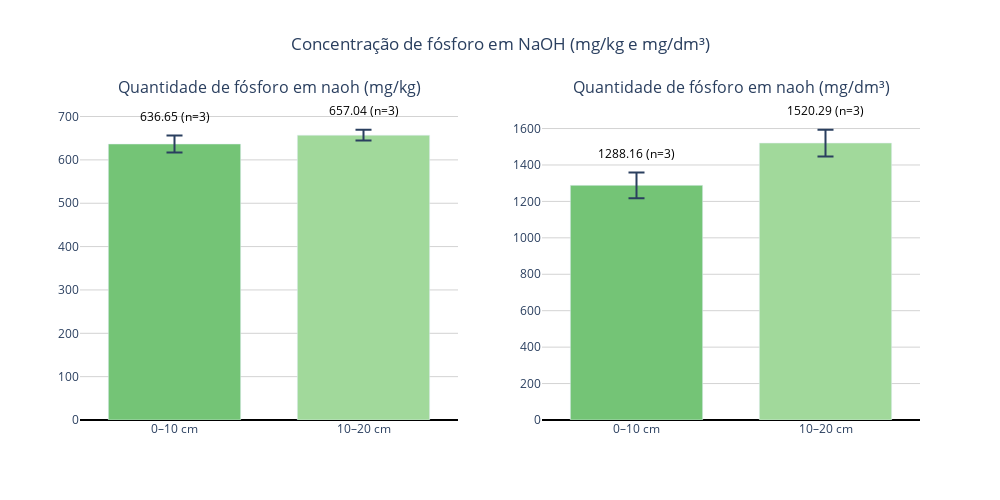

The code cell stored with this chart in its notebook:
### Code cell
import numpy as np
import plotly.graph_objects as go
from plotly.subplots import make_subplots

# Função para limpar valores negativos (não mensuráveis)
def limpar(valores):
    arr = np.array(valores, dtype=float)
    arr[arr <= 0] = 0
    return arr

# --- Dados mg/kg ---
pi_0_10_mgkg = limpar([R1_0_10_naoh, R2_0_10_naoh, P2_0_10_naoh])
pi_10_20_mgkg = limpar([R1_10_20_naoh, R2_10_20_naoh, P2_10_20_naoh])

# --- Dados mg/dm³ ---
pi_0_10_mgdm3 = limpar([p_R1010, p_R2010, p_P2010])

pi_10_20_mgdm3 = limpar([p_R11020, p_R21020, p_P21020])

# --- Estatísticas ---
def calcular_estatisticas(dados):
    mean = np.nanmean(dados)
    std = np.nanstd(dados, ddof=1)
    n = np.sum(~np.isnan(dados))
    sem = std / np.sqrt(n) if n > 0 else np.nan
    return mean, sem, n

means_mgkg, sems_mgkg, ns_mgkg = zip(*[calcular_estatisticas(pi_0_10_mgkg),
                                       calcular_estatisticas(pi_10_20_mgkg)])
means_mgdm3, sems_mgdm3, ns_mgdm3 = zip(*[calcular_estatisticas(pi_0_10_mgdm3),
                                          calcular_estatisticas(pi_10_20_mgdm3)])

# Labels e cores
labels = ['0–10 cm', '10–20 cm']
colors = ['#74c476', '#a1d99b']

# --- Criar subplots lado a lado ---
fig = make_subplots(rows=1, cols=2, subplot_titles=[
    'Quantidade de fósforo em naoh (mg/kg)',
    'Quantidade de fósforo em naoh (mg/dm³)'
])

# --- Função auxiliar para adicionar texto acima da barra + erro ---
def criar_textos(means, sems, ns):
    textos = []
    y_pos = []
    max_val = max([m + s for m, s in zip(means, sems) if not np.isnan(m)])
    for m, s, n in zip(means, sems, ns):
        if np.isnan(m):
            textos.append('Não mensurável')
            y_pos.append(0.05 * max_val)
        else:
            textos.append(f'{m:.2f}\n(n={n})')
            y_pos.append(m + s + 0.03*max_val)  # deslocamento acima da barra + erro
    return textos, y_pos

texts_mgkg, y_mgkg = criar_textos(means_mgkg, sems_mgkg, ns_mgkg)
texts_mgdm3, y_mgdm3 = criar_textos(means_mgdm3, sems_mgdm3, ns_mgdm3)

# --- Gráfico mg/kg ---
fig.add_trace(go.Bar(
    x=labels,
    y=means_mgkg,
    error_y=dict(type='data', array=sems_mgkg, visible=True, thickness=2, width=8),
    marker_color=colors,
    text=texts_mgkg,
    textposition='none',
), row=1, col=1)

# --- Adiciona anotações acima da barra + erro (mg/kg) ---
for xi, yi, txt in zip(labels, y_mgkg, texts_mgkg):
    fig.add_annotation(
        x=xi,
        y=yi,
        text=txt,
        showarrow=False,
        font=dict(size=12, color='black'),
        xanchor='center',
        yanchor='bottom',
        row=1, col=1
    )

# --- Gráfico mg/dm³ ---
fig.add_trace(go.Bar(
    x=labels,
    y=means_mgdm3,
    error_y=dict(type='data', array=sems_mgdm3, visible=True, thickness=2, width=8),
    marker_color=colors,
    text=texts_mgdm3,
    textposition='none',
), row=1, col=2)

# --- Adiciona anotações acima da barra + erro (mg/dm³) ---
for xi, yi, txt in zip(labels, y_mgdm3, texts_mgdm3):
    fig.add_annotation(
        x=xi,
        y=yi,
        text=txt,
        showarrow=False,
        font=dict(size=12, color='black'),
        xanchor='center',
        yanchor='bottom',
        row=1, col=2
    )

# --- Layout ---
fig.update_layout(
    height=500,
    width=1000,
    showlegend=False,
    title_text="Concentração de fósforo em NaOH (mg/kg e mg/dm³)",
    title_x=0.5,
    bargap=0.3,
    plot_bgcolor='white',
    font=dict(size=12)
)

# Linhas de referência no zero
fig.update_yaxes(showgrid=True, gridcolor='lightgray', zeroline=True, zerolinecolor='black')

fig.show()

### Figure 1 — Plotly figure (JSON) as saved in the notebook; plotly's stock layout.template omitted (floating-point values rounded to 4 significant figures)
{"data": [{"error_y": {"array": [19.36, 12.57], "thickness": 2, "type": "data", "visible": true, "width": 8}, "marker": {"color": ["#74c476", "#a1d99b"]}, "text": ["636.65\n(n=3)", "657.04\n(n=3)"], "textposition": "none", "type": "bar", "x": ["0–10 cm", "10–20 cm"], "xaxis": "x", "y": [636.7, 657.0], "yaxis": "y"}, {"error_y": {"array": [70.53, 73.31], "thickness": 2, "type": "data", "visible": true, "width": 8}, "marker": {"color": ["#74c476", "#a1d99b"]}, "text": ["1288.16\n(n=3)", "1520.29\n(n=3)"], "textposition": "none", "type": "bar", "x": ["0–10 cm", "10–20 cm"], "xaxis": "x2", "y": [1288.0, 1520.0], "yaxis": "y2"}], "layout": {"annotations": [{"font": {"size": 16}, "showarrow": false, "text": "Quantidade de fósforo em naoh (mg/kg)", "x": 0.225, "xanchor": "center", "xref": "paper", "y": 1, "yanchor": "bottom", "yref": "paper"}, {"font": {"size": 16}, "showarrow": false, "text": "Quantidade de fósforo em naoh (mg/dm³)", "x": 0.775, "xanchor": "center", "xref": "paper", "y": 1, "yanchor": "bottom", "yref": "paper"}, {"font": {"color": "black", "size": 12}, "showarrow": false, "text": "636.65\n(n=3)", "x": "0–10 cm", "xanchor": "center", "xref": "x", "y": 676.1, "yanchor": "bottom", "yref": "y"}, {"font": {"color": "black", "size": 12}, "showarrow": false, "text": "657.04\n(n=3)", "x": "10–20 cm", "xanchor": "center", "xref": "x", "y": 689.7, "yanchor": "bottom", "yref": "y"}, {"font": {"color": "black", "size": 12}, "showarrow": false, "text": "1288.16\n(n=3)", "x": "0–10 cm", "xanchor": "center", "xref": "x2", "y": 1406.0, "yanchor": "bottom", "yref": "y2"}, {"font": {"color": "black", "size": 12}, "showarrow": false, "text": "1520.29\n(n=3)", "x": "10–20 cm", "xanchor": "center", "xref": "x2", "y": 1641.0, "yanchor": "bottom", "yref": "y2"}], "bargap": 0.3, "font": {"size": 12}, "height": 500, "plot_bgcolor": "white", "showlegend": false, "title": {"text": "Concentração de fósforo em NaOH (mg/kg e mg/dm³)", "x": 0.5}, "width": 1000, "xaxis": {"anchor": "y", "domain": [0, 0.45]}, "xaxis2": {"anchor": "y2", "domain": [0.55, 1]}, "yaxis": {"anchor": "x", "domain": [0, 1], "gridcolor": "lightgray", "showgrid": true, "zeroline": true, "zerolinecolor": "black"}, "yaxis2": {"anchor": "x2", "domain": [0, 1], "gridcolor": "lightgray", "showgrid": true, "zeroline": true, "zerolinecolor": "black"}}}
